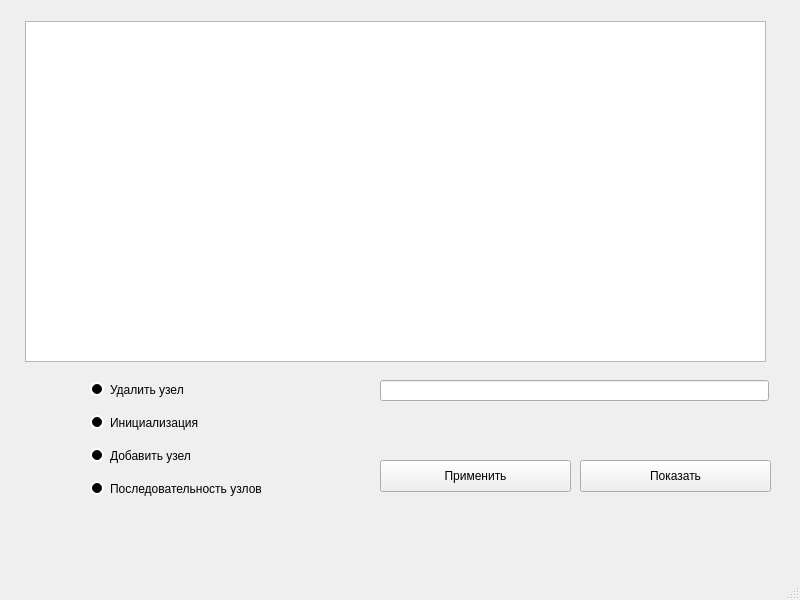
<?xml version="1.0" encoding="UTF-8"?>
<ui version="4.0">
 <class>MainWindow</class>
 <widget class="QMainWindow" name="MainWindow">
  <property name="geometry">
   <rect>
    <x>0</x>
    <y>0</y>
    <width>800</width>
    <height>600</height>
   </rect>
  </property>
  <property name="minimumSize">
   <size>
    <width>800</width>
    <height>600</height>
   </size>
  </property>
  <property name="maximumSize">
   <size>
    <width>800</width>
    <height>600</height>
   </size>
  </property>
  <property name="windowTitle">
   <string>MainWindow</string>
  </property>
  <property name="styleSheet">
   <string notr="true">MainWindow{ background-color: qlineargradient(spread:pad, x1:0, y1:0, x2:1, y2:0, stop:0 rgba(245, 224, 176, 255), stop:0.09 rgba(246, 189, 237, 255), stop:0.14 rgba(194, 207, 246, 255), stop:0.19 rgba(184, 160, 168, 255), stop:0.25 rgba(171, 186, 248, 255), stop:0.32 rgba(243, 248, 224, 255), stop:0.385 rgba(249, 162, 183, 255), stop:0.47 rgba(100, 115, 124, 255), stop:0.58 rgba(251, 205, 202, 255), stop:0.65 rgba(170, 128, 185, 255), stop:0.75 rgba(252, 222, 204, 255), stop:0.805 rgba(206, 122, 218, 255), stop:0.86 rgba(254, 223, 175, 255), stop:0.91 rgba(254, 236, 244, 255), stop:1 rgba(255, 191, 221, 255))}


QPushButton{color: black}

QRadioButton {
   
    color:                  black;
}

QRadioButton::indicator {
    width:                  10px;
    height:                 10px;
    border-radius:          7px;
}

QRadioButton::indicator:checked {
    background-color:       red;
    border:                 2px solid white;
}

QRadioButton::indicator:unchecked {
    background-color:       black;
    border:                 2px solid white;
}</string>
  </property>
  <widget class="QWidget" name="centralwidget">
   <widget class="QGraphicsView" name="grView">
    <property name="geometry">
     <rect>
      <x>25</x>
      <y>21</y>
      <width>741</width>
      <height>341</height>
     </rect>
    </property>
    <property name="cursor" stdset="0">
     <cursorShape>CrossCursor</cursorShape>
    </property>
    <property name="backgroundBrush">
     <brush brushstyle="NoBrush">
      <color alpha="255">
       <red>86</red>
       <green>126</green>
       <blue>147</blue>
      </color>
     </brush>
    </property>
   </widget>
   <widget class="QPushButton" name="pushButton">
    <property name="geometry">
     <rect>
      <x>380</x>
      <y>460</y>
      <width>191</width>
      <height>32</height>
     </rect>
    </property>
    <property name="cursor">
     <cursorShape>PointingHandCursor</cursorShape>
    </property>
    <property name="acceptDrops">
     <bool>false</bool>
    </property>
    <property name="styleSheet">
     <string notr="true">#Primary{
color: #fff;
background-color: #0055ff;
}
#Primary hover{
 background-color: #0055ff;
}
#Primary:pressed{border: 4px solid #98c1fe}
</string>
    </property>
    <property name="text">
     <string>Применить</string>
    </property>
    <property name="shortcut">
     <string/>
    </property>
    <property name="flat">
     <bool>false</bool>
    </property>
   </widget>
   <widget class="QPushButton" name="showBtn">
    <property name="geometry">
     <rect>
      <x>580</x>
      <y>460</y>
      <width>191</width>
      <height>32</height>
     </rect>
    </property>
    <property name="cursor">
     <cursorShape>PointingHandCursor</cursorShape>
    </property>
    <property name="text">
     <string>Показать</string>
    </property>
    <property name="autoDefault">
     <bool>false</bool>
    </property>
   </widget>
   <widget class="QWidget" name="verticalLayoutWidget">
    <property name="geometry">
     <rect>
      <x>90</x>
      <y>370</y>
      <width>231</width>
      <height>141</height>
     </rect>
    </property>
    <layout class="QVBoxLayout" name="verticalLayout_2">
     <item>
      <widget class="QRadioButton" name="delNode">
       <property name="text">
        <string>Удалить узел</string>
       </property>
      </widget>
     </item>
     <item>
      <widget class="QRadioButton" name="initNode">
       <property name="enabled">
        <bool>true</bool>
       </property>
       <property name="text">
        <string>Инициализация</string>
       </property>
      </widget>
     </item>
     <item>
      <widget class="QRadioButton" name="addNode">
       <property name="text">
        <string>Добавить узел</string>
       </property>
      </widget>
     </item>
     <item>
      <widget class="QRadioButton" name="arr">
       <property name="text">
        <string>Последовательность узлов</string>
       </property>
      </widget>
     </item>
    </layout>
   </widget>
   <widget class="QLineEdit" name="userData">
    <property name="geometry">
     <rect>
      <x>380</x>
      <y>380</y>
      <width>389</width>
      <height>21</height>
     </rect>
    </property>
   </widget>
  </widget>
  <widget class="QMenuBar" name="menubar">
   <property name="geometry">
    <rect>
     <x>0</x>
     <y>0</y>
     <width>800</width>
     <height>24</height>
    </rect>
   </property>
  </widget>
  <widget class="QStatusBar" name="statusbar"/>
 </widget>
 <resources/>
 <connections/>
</ui>
